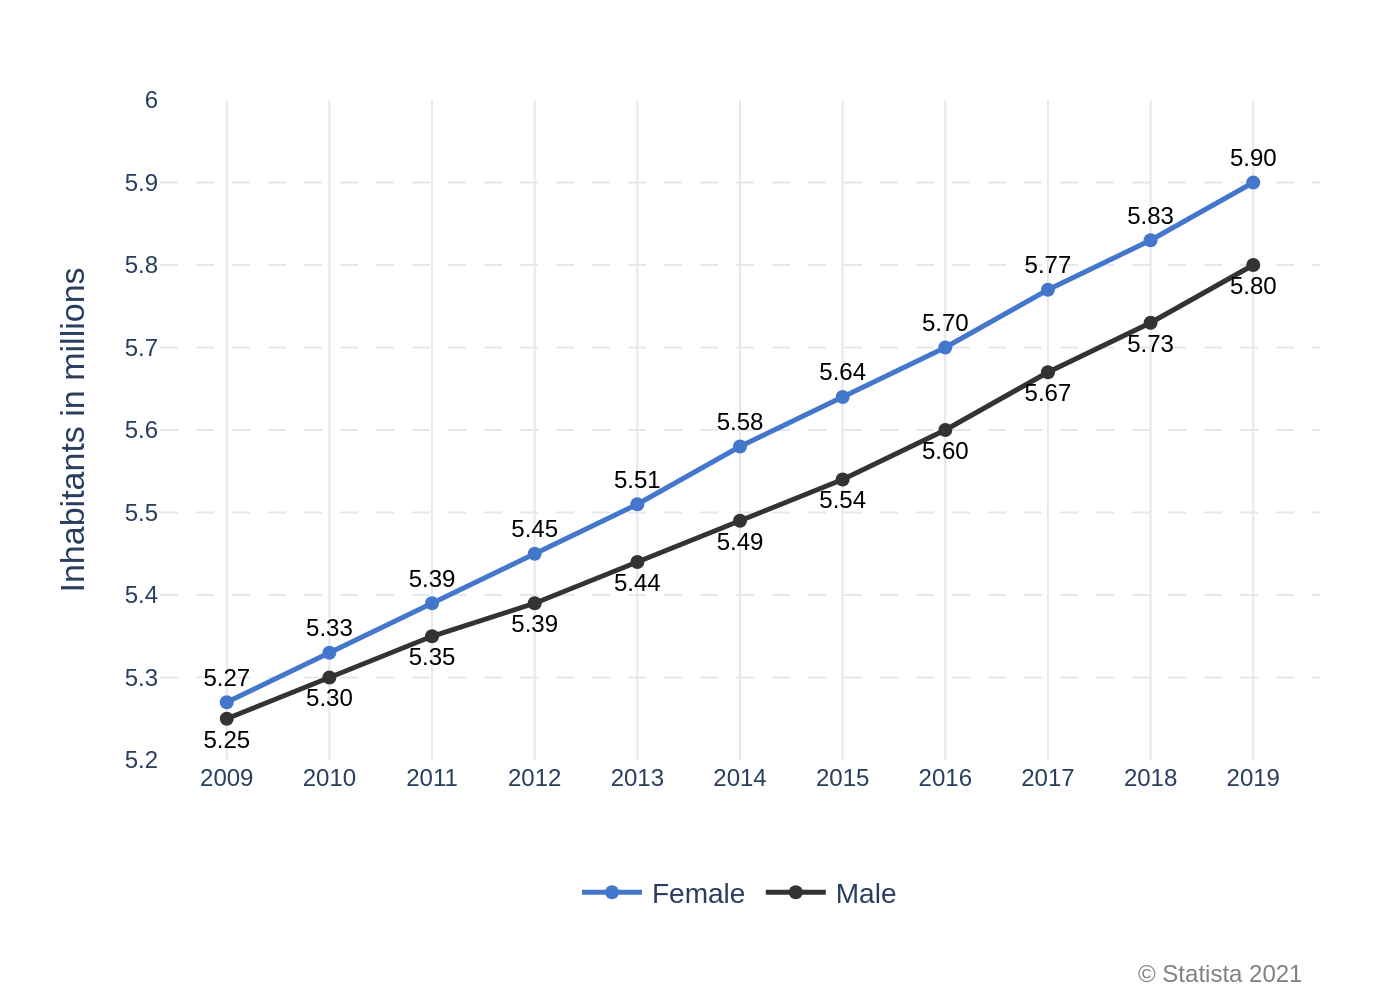

This chart was generated by the following Python code:
import sys
import json
import pathlib
import plotly.graph_objects as go

# Ensure a command-line argument for the JSON file is provided
if len(sys.argv) != 2:
    print(f"Usage: python {pathlib.Path(__file__).name} <json_file_path>")
    sys.exit(1)

# Get the JSON file path from the command-line argument
json_path = pathlib.Path(sys.argv[1])

# Verify that the JSON file exists
if not json_path.is_file():
    print(f"Error: The file '{json_path}' was not found.")
    sys.exit(1)

# Load the chart data from the JSON file
try:
    with open(json_path, 'r', encoding='utf-8') as f:
        chart_config = json.load(f)
except (json.JSONDecodeError, IOError) as e:
    print(f"Error reading or parsing JSON file: {e}")
    sys.exit(1)

# Extract data and text from the configuration
chart_data = chart_config['chart_data']
texts = chart_config['texts']
colors = chart_config['colors']
text_positions = texts.get('text_positions', ['top center'] * len(texts['legend_items']))

# Prepare data for Plotly
categories = [item['category'] for item in chart_data]
num_series = len(texts['legend_items'])
series_data = [[item['values'][i] for item in chart_data] for i in range(num_series)]

# Initialize the Plotly figure
fig = go.Figure()

# Add a trace for each data series
for i in range(num_series):
    fig.add_trace(go.Scatter(
        x=categories,
        y=series_data[i],
        name=texts['legend_items'][i],
        mode='lines+markers+text',
        line=dict(color=colors[i], width=2.5),
        marker=dict(color=colors[i], size=7),
        text=[f'{val:.2f}' for val in series_data[i]], # Format text to two decimal places
        textposition=text_positions[i],
        textfont=dict(
            family="Arial",
            size=12,
            color='#000000'
        )
    ))

# Configure the chart layout
fig.update_layout(
    font=dict(family="Arial", size=14),
    plot_bgcolor='white',
    paper_bgcolor='white',
    legend=dict(
        orientation="h",
        yanchor="bottom",
        y=-0.25,
        xanchor="center",
        x=0.5,
        traceorder='normal'
    ),
    xaxis=dict(
        showgrid=True,
        gridcolor='#E5E7EB',
        gridwidth=1,
        zeroline=False,
        showline=False,
        tickfont=dict(size=12)
    ),
    yaxis=dict(
        title_text=texts['y_axis_title'],
        showgrid=True,
        gridcolor='#E5E7EB',
        griddash='dash',
        gridwidth=1,
        zeroline=False,
        showline=False,
        range=[5.2, 6.0],
        dtick=0.1,
        tickfont=dict(size=12)
    ),
    margin=dict(l=80, r=40, b=120, t=50),
    annotations=[
        dict(
            xref='paper',
            yref='paper',
            x=0.99,
            y=-0.35,
            xanchor='right',
            yanchor='bottom',
            text=texts['source'],
            showarrow=False,
            font=dict(
                family="Arial",
                size=12,
                color='grey'
            )
        )
    ]
)

# Define the output PNG filename based on the input JSON filename
output_path = json_path.with_suffix(".png")

# Save the figure to a PNG file
fig.write_image(str(output_path), scale=2)

print(f"Chart successfully generated and saved to '{output_path}'")
